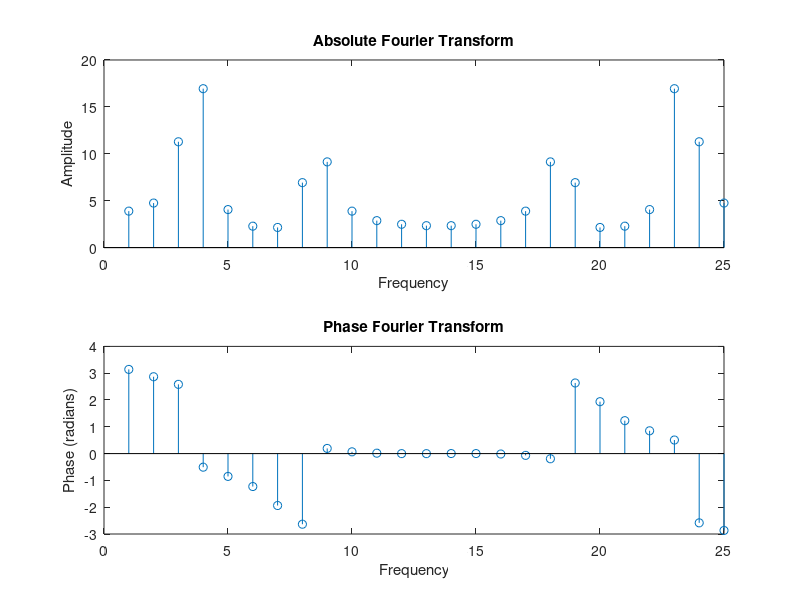
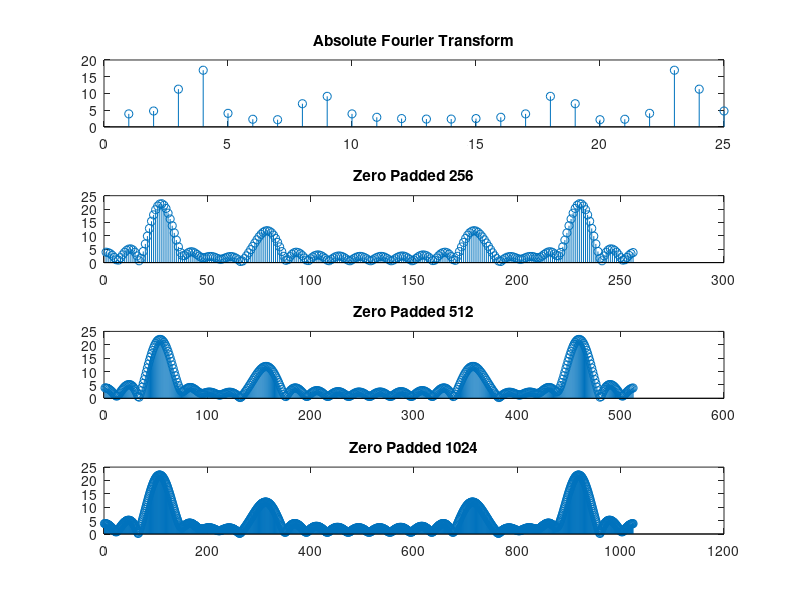
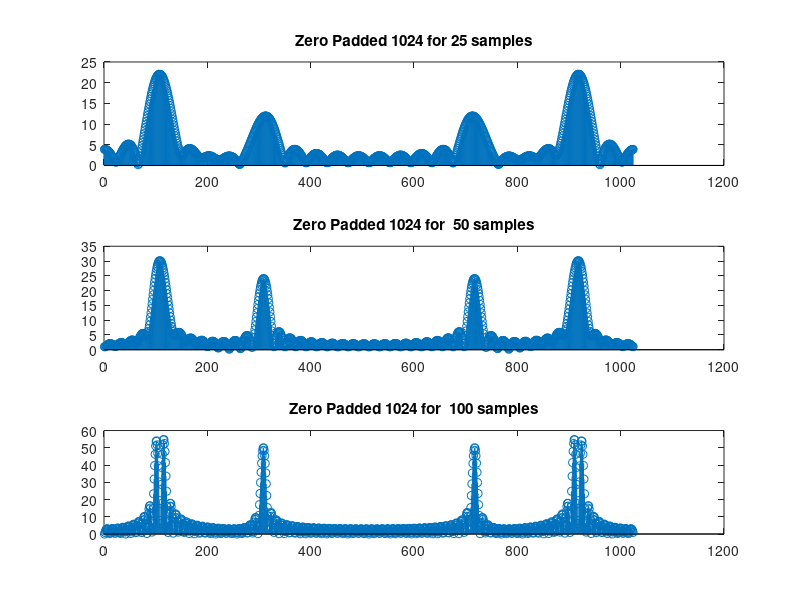

Write the MATLAB code that produced these figures, in order.
n = [1 : 25]
x = cos(0.2*pi*n) + cos(0.22*pi*n) + cos(0.6*pi*n)
subplot(2,1,1); 
%absolute fourier transform and then phase fourier transform 
stem(abs(fft(x))); 
xlabel('Frequency'); 
ylabel('Amplitude'); 
title('Absolute Fourier Transform')

subplot(2,1,2) 
stem(angle(fft(x)));
xlabel('Frequency') 
ylabel('Phase (radians)'); 
title('Phase Fourier Transform');


%ZERO PADDING
figure;

subplot(4,1,1); 
stem(abs(fft(x))); 
title('Absolute Fourier Transform')

subplot(4,1,2);
stem(abs(fft(x,256))); 
title('Zero Padded 256')

subplot(4,1,3);
stem(abs(fft(x, 512)));
title('Zero Padded 512');

subplot(4,1,4);
stem(abs(fft(x,1024))); 
title('Zero Padded 1024')

figure;
n1 = [1 : 25]
x = cos(0.2*pi*n1) + cos(0.22*pi*n1) + cos(0.6*pi*n1)
subplot(3,1,1);
stem(abs(fft(x,1024))); 
title('Zero Padded 1024 for 25 samples')

n2 = [1 : 50]
x = cos(0.2*pi*n2) + cos(0.22*pi*n2) + cos(0.6*pi*n2)
subplot(3,1,2);
stem(abs(fft(x,1024))); 
title('Zero Padded 1024 for  50 samples')

n3 = [1 : 100];
x = cos(0.2*pi*n3) + cos(0.22*pi*n3) + cos(0.6*pi*n3);
subplot(3,1,3);
stem(abs(fft(x,1024))); 
title('Zero Padded 1024 for  100 samples');
